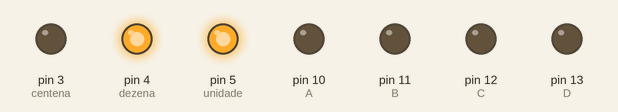
This sketch was run on a simulated Arduino Uno, built with avr-gcc and run on an emulated ATmega328P. Parts: output pins drawn as LEDs (lit = HIGH).

Above: at 0.4 s.
At 1.4 s:
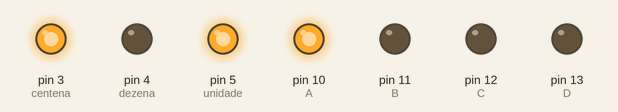
At 1.95 s:
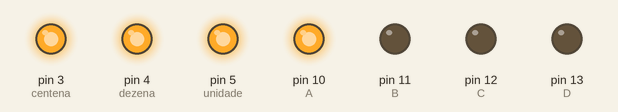
At 2.4 s:
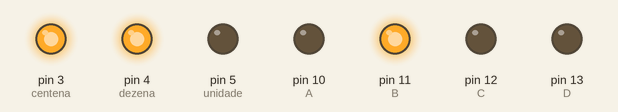
At 3.4 s:
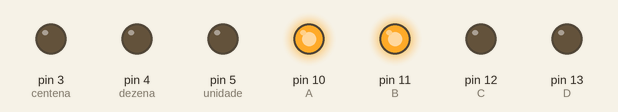
At 4.95 s:
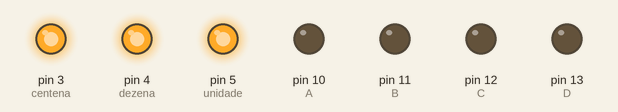
Timing chart, 0 to 5.2 s (numbered marks = the images above):
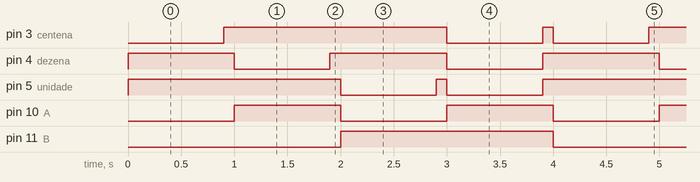

Measured:
- by itself, pin 3 (centena), pin 5 (unidade): repeats every 4.0 s: LOW 0.90 s, HIGH 0.10 s, LOW 0.90 s, HIGH 2.1 s
- by itself, pin 4 (dezena): alternates HIGH for 1.1 s and LOW for 0.90 s
- by itself, pin 10 (A): alternates HIGH for 1.0 s and LOW for 1.0 s
- by itself, pin 11 (B): alternates HIGH for 2.0 s and LOW for 2.0 s

The sketch:

Aula_2_2_Display_7Seg.ino
```cpp
const int D = 13;
const int C = 12;
const int B = 11;
const int A = 10;
const int centena = 3; //LOW - Ativa e HIGH - desativa a Centena
const int dezena = 4; //LOW - Ativa e HIGH - desativa a Dezena
const int unidade = 5;

void TESTE();
void ZERO();
void UM();
void DOIS();
void TRES();
void APAGAR();


void setup() {
  pinMode(D, OUTPUT);
  pinMode(C, OUTPUT);
  pinMode(B, OUTPUT);
  pinMode(A, OUTPUT);
  pinMode(5, OUTPUT); //Display unidade
  pinMode(4, OUTPUT); //Display Dezena
  pinMode(3, OUTPUT); //Display Centena
}


void loop() {
  digitalWrite(unidade, HIGH);
  digitalWrite(dezena, HIGH);
  digitalWrite(centena, HIGH);

  digitalWrite(centena, LOW);
  ZERO();
    APAGAR();
  digitalWrite(dezena, LOW);
  UM();
    APAGAR();
  digitalWrite(unidade, LOW);
  DOIS();
    APAGAR();

  digitalWrite(unidade, LOW);
  digitalWrite(dezena, LOW);
  digitalWrite(centena, LOW);
  TRES();
    APAGAR();

}


void APAGAR(){
  delay(900);
  digitalWrite(unidade, HIGH);
  digitalWrite(dezena, HIGH);
  digitalWrite(centena, HIGH);
  delay(100);
/*  digitalWrite(unidade, LOW);
  digitalWrite(dezena, LOW);
  digitalWrite(centena, LOW);
  */
}

void ZERO(){
  digitalWrite(D, LOW);
  digitalWrite(C, LOW);
  digitalWrite(B, LOW);
  digitalWrite(A, LOW);
}

void UM(){
  digitalWrite(D, LOW);
  digitalWrite(C, LOW);
  digitalWrite(B, LOW);
  digitalWrite(A, HIGH);


}

void DOIS(){
  digitalWrite(D, LOW);
  digitalWrite(C, LOW);
  digitalWrite(B, HIGH);
  digitalWrite(A, LOW);

}

void TRES(){
  digitalWrite(D, LOW);
  digitalWrite(C, LOW);
  digitalWrite(B, HIGH);
  digitalWrite(A, HIGH);

}
```
